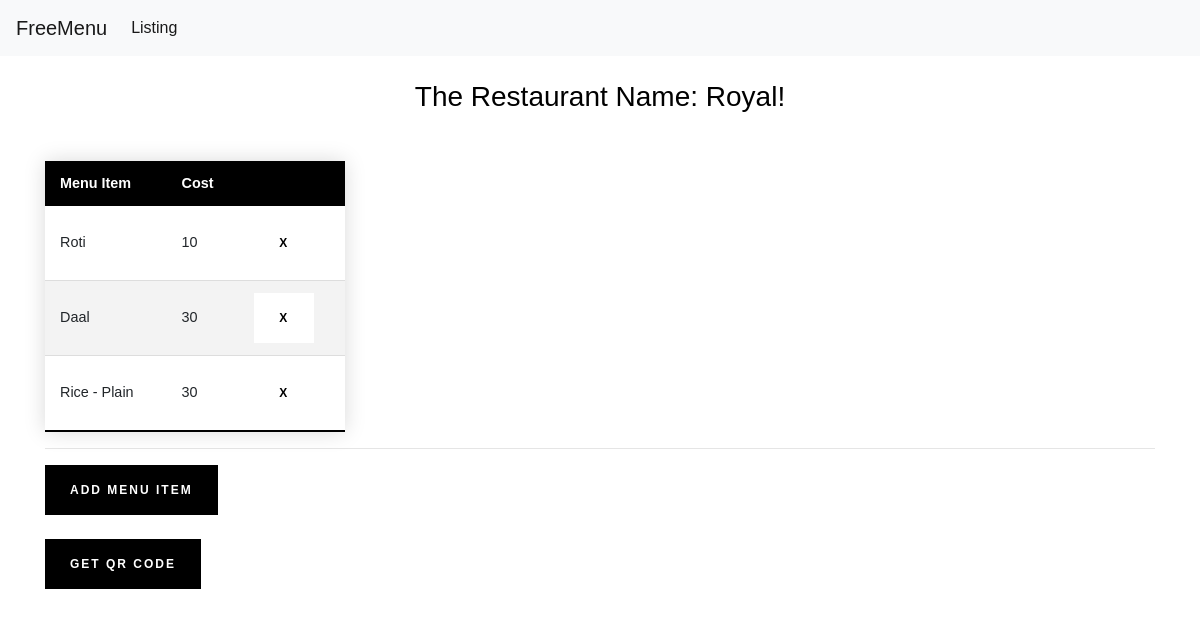
The page /restaurant_menu/2 on the database its author committed.
### tables this page shows
CREATE TABLE restaurants (
    rest_id INTEGER PRIMARY KEY AUTOINCREMENT,
    created TIMESTAMP NOT NULL DEFAULT CURRENT_TIMESTAMP,
    restaurant_title TEXT NOT NULL,
    restaurant_location TEXT NOT NULL
);

CREATE TABLE menus (
    menu_id INTEGER PRIMARY KEY AUTOINCREMENT,
    created TIMESTAMP NOT NULL DEFAULT CURRENT_TIMESTAMP,
    item_title TEXT NOT NULL,
    item_cost TEXT NOT NULL,
    item_restaurant_id INTEGER REFERENCES restaurants (rest_id)
);

### app.py (the view)
@app.route('/restaurant_menu/<r_id>')
def get_restaurant_by_id(r_id):
    dict = get_menu_for_restaurant(rest_id = r_id)
    rest_name = get_restaurant_name_from_id(r_id)
    return render_template("restaurant_menu.html", result = dict, name = rest_name)

### app.py (called while the page is built)
def get_db_connection():
    BASE_DIR = os.path.dirname(os.path.abspath(__file__))
    db_path = os.path.join(BASE_DIR, "freemenu_database.db")
    print(db_path)
    conn = sqlite3.connect(db_path)
    conn.row_factory = sqlite3.Row
    return conn

def get_menu_for_restaurant(rest_id):
    conn = get_db_connection()
    sql = f"""SELECT * FROM menus WHERE item_restaurant_id = {rest_id}"""
    menus = conn.execute(sql).fetchall()
    conn.close()
    return menus

def get_restaurant_name_from_id(rest_id):
    conn = get_db_connection()
    sql = f"""SELECT * FROM restaurants WHERE rest_id = {rest_id}"""
    restaurants = conn.execute(sql).fetchall()
    conn.close()
    return restaurants[0]["restaurant_title"]

### templates/restaurant_menu.html (shortened to what this page needs)
{% extends 'base.html' %}
{% block content %}
   <body>
      <h3>The Restaurant Name: {{ name }}!</h3>
      <table class="styled-table">
          <thead>
              <tr>
                  <th>Menu Item</th>
                  <th>Cost</th>
                  <th></th>
              </tr>
          </thead>
          <tbody>
              {% for item in result %}
               <tr>
                  <td> {{ item['item_title'] }} </td>
                  <td> {{ item['item_cost'] }} </td>
                  <td ><input type="button" id="{{ item['menu_id'] }}" class="pheasant-demure-button solid light" value="X" onclick="SomeDeleteRowFunction(this, '{{url_for('delete_menu_item', item_id=item['menu_id'])}}')"/></td>
               </tr>
               {% endfor %}
          </tbody>
      </table>
      <hr>
      <form action = "{{url_for('add_restaurant_menu', name = name)}}" method = "GET">
        <button type="submit" class="pheasant-demure-button solid dark" onclick="">
          <span class="label" >ADD MENU ITEM</span>
        </button>
      </form>
    <form action = "{{url_for('get_qr', rest_name = name)}}" method = "GET">
        <button type="submit" class="pheasant-demure-button solid dark" >
          <span class="label" >GET QR CODE</span>
        </button>
    </form>
   </body>
{% endblock %}

### static/index_custom.css (style rules this page uses)
* { font-family: "Cairo", sans-serif; }
h1, h2, h3, h4, h5, h6 { font-family: "Cairo", sans-serif; color: #000; text-align: center; }
.styled-table { margin: 15px 0; font-size: 0.9em; font-family: "Cairo", sans-serif; min-width: 300px; box-shadow: 0 0 20px rgba(0, 0, 0, 0.15); }
.styled-table thead tr { background-color: #000; color: #ffffff; text-align: left; }
.styled-table th, .styled-table td { padding: 12px 15px; }
.styled-table tbody tr { border-bottom: 1px solid #dddddd; }
.styled-table tbody tr:nth-of-type(even) { background-color: #f3f3f3; }
.styled-table tbody tr:last-of-type { border-bottom: 2px solid #000; }

### rows shown on the page
restaurants: restaurant_title "Royal"
menus: item_title "Roti", item_cost "10"
menus: item_title "Daal", item_cost "30"
menus: item_title "Rice - Plain", item_cost "30"
